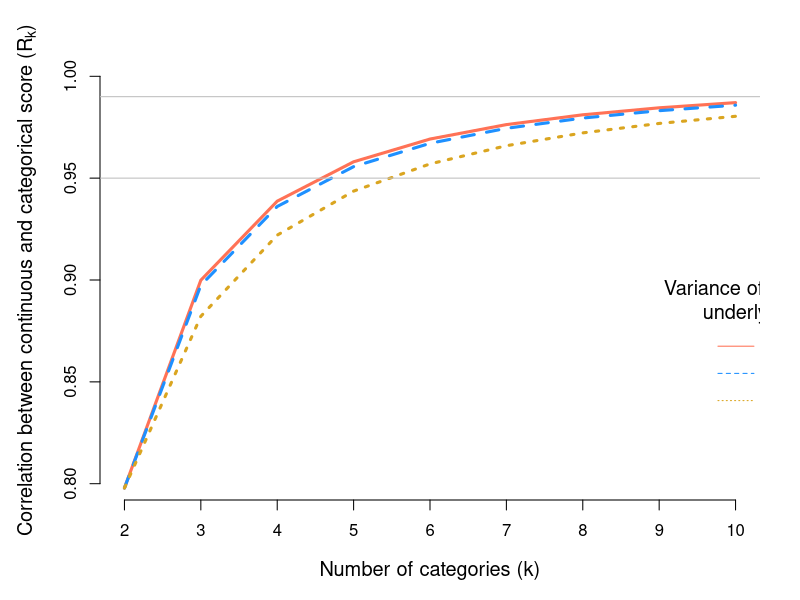

The R script that drew this image:
CorrEquiSpaced <- function(K,alpha=1e-15){
  cc <- function(dx){
    thresholds <- dx*((1:(K-1))-0.5*K)
    p     <- diff( pnorm(c(-Inf,thresholds,Inf)) )
    E_y   <- sum(p*(1:K))
    E_y2  <- sum(p*((1:K)^2))
    var_y <- E_y2 - E_y^2
    sd_y  <- sqrt(var_y)
    
    ## Conditional means (truncated normal distribution theory)
    means_l    <- sapply(1:K, function(k){
      if(k==1){
        m_k <- (dnorm(-Inf)-dnorm(thresholds[1]))/(pnorm(thresholds[1])-pnorm(-Inf))
      }
      if(k==K){
        m_k <- (dnorm(thresholds[K-1])-dnorm(+Inf))/(pnorm(+Inf)-pnorm(thresholds[K-1]))
      }
      if(k>=2 & k<=K-1){
        m_k <- (dnorm(thresholds[k-1])-dnorm(thresholds[k]))/(pnorm(thresholds[k])-pnorm(thresholds[k-1]))
      }
      return(m_k)
    })
    Cov_yl <- sum(p * means_l * (1:K))
    corr   <- (Cov_yl / sd_y)
    #sum(dnorm(thresholds)) / sd_y
    return(corr)
  }
  values_obs <- 1:(K-1)
  if(K==2){
    dx      <- 0
    maxCorr <- 2*dnorm(0)
    Dx      <- 0
  }else{
    dxMax <- qnorm(1-alpha/2) / (0.5*K - 1)
    model <- optim(par=1e-5,fn=cc,
                   control = list(fnscale=-1),method = "Brent",
                   lower=0,upper=dxMax)
    dx      <- model$par
    maxCorr <- c(model$value)
    Dx      <- model$par
  }
  thresholds <- dx*(values_obs-mean(values_obs))
  p <- diff( pnorm(c(-Inf,thresholds,Inf)) )
  names(p) <- paste0("prob_",1:K)
  return(list(maxCorr=maxCorr,
              Prob=p,Thresholds=thresholds,
              Dx=Dx))
}
N <- 1e6
UniProb <- seq(1/N,1-1/N,by=1/N)
f <- function(k,v){
  s <- 1/sqrt(v)
  R <- CorrEquiSpaced(K=k)
  l <- qnorm(UniProb)#rnorm(N)
  g <- cut(l,breaks = c(-Inf,R$Thresholds,+Inf) * s,include.lowest = T)
  g <- as.numeric(g)
  r <- cor(l,g)
  p <- (mean(g==1) + mean(g==k))/2
  return(c(rObs=r,rExp=R$maxCorr,RObs=p,RExp=R$Prob[1]))
}

ks <- 2:10
f1 <- do.call("rbind",lapply(ks, function(k) f(k,v=0.75)))
f2 <- do.call("rbind",lapply(ks, function(k) f(k,v=0.50)))

Cols <- c("coral1","dodgerblue","goldenrod")

png("Figure4_v3.png",width=2000,height=1500,res=200)
par(mar=c(5,5,3,2))
matplot(ks,cbind(f1[,c("rExp","rObs")],f2[,"rObs"]),type="l",lwd=3,
        axes=FALSE,cex.lab=1.2,lty=1:3,
        xlab="Number of categories (k)",col=Cols,ylim=c(0.8,1),
        ylab=expression(paste("Correlation between continuous and categorical score (",R[k],")")))
axis(1,at=ks)
axis(2)
abline(h=c(0.95,0.99),col="grey")
legend(9,0.9,title="Variance of the distribution\nunderlying scores",
       legend=c(expression(sigma[s]^2==1.00),
                expression(sigma[s]^2==0.75),
                expression(sigma[s]^2==0.50)),
       box.lty=0,col=Cols,lty=1:3,cex=1.2)
dev.off()

## proportions
v <- 0.5
k <- 5
s <- 1/sqrt(v)
R <- CorrEquiSpaced(K=k)
l <- qnorm(UniProb)#rnorm(N)
g <- cut(l,breaks = c(-Inf,R$Thresholds,+Inf) * s,include.lowest = T)
g <- as.numeric(g)
tb<-table(g)
round(100*tb/N,1)
